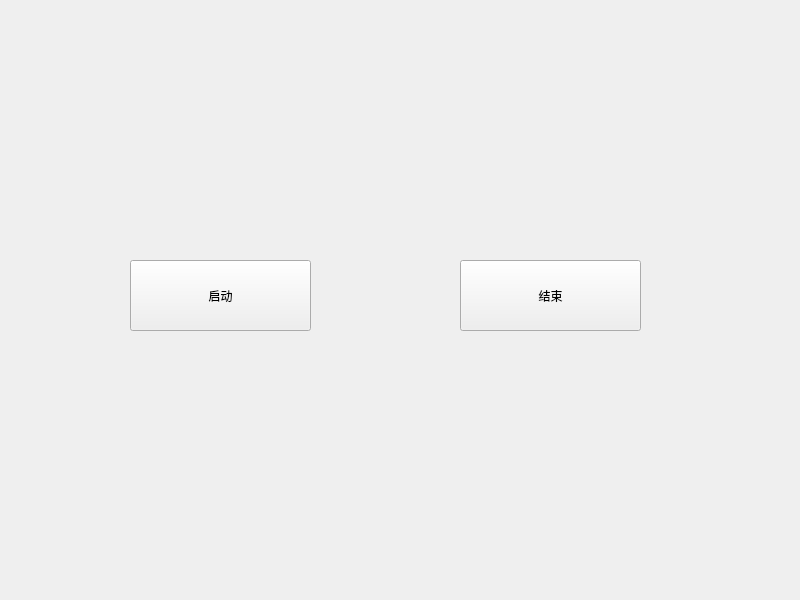
<?xml version="1.0" encoding="UTF-8"?>
<ui version="4.0">
 <class>MyThread</class>
 <widget class="QWidget" name="MyThread">
  <property name="geometry">
   <rect>
    <x>0</x>
    <y>0</y>
    <width>800</width>
    <height>600</height>
   </rect>
  </property>
  <property name="windowTitle">
   <string>MyThread</string>
  </property>
  <widget class="QPushButton" name="pushButton_start">
   <property name="geometry">
    <rect>
     <x>130</x>
     <y>260</y>
     <width>181</width>
     <height>71</height>
    </rect>
   </property>
   <property name="text">
    <string>启动</string>
   </property>
  </widget>
  <widget class="QPushButton" name="pushButton_stop">
   <property name="geometry">
    <rect>
     <x>460</x>
     <y>260</y>
     <width>181</width>
     <height>71</height>
    </rect>
   </property>
   <property name="text">
    <string>结束</string>
   </property>
  </widget>
 </widget>
 <resources/>
 <connections/>
</ui>
